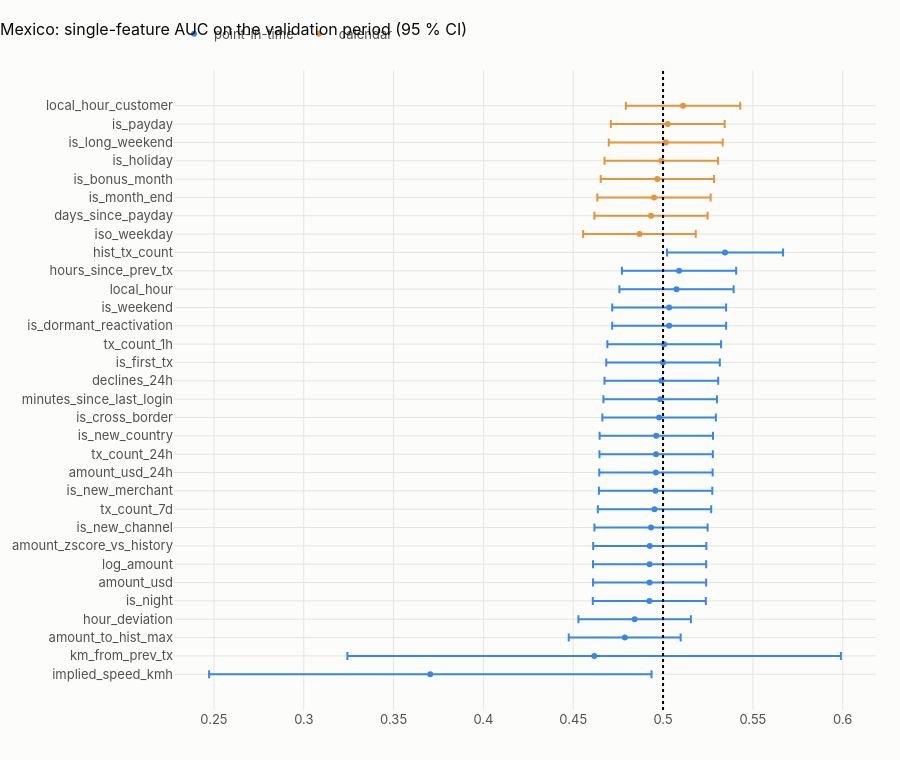

Write notebook code for a chart like this one.
### Markdown cell above
## 2 · Point-in-time features plus calendar features, each alone

### Code cell
val = pl.q("""
    select f.*, t.local_hour_customer, t.iso_weekday, t.is_holiday, t.is_long_weekend, t.is_payday,
           t.days_since_payday, t.is_month_end, t.is_bonus_month
    from {ml_fraud_valid} f join main.tx_local t using (transaction_id)""")
y = val["label_is_fraud"].astype(int).to_numpy() if len(val) else np.array([], dtype=int)
CAL = [
    "local_hour_customer",
    "iso_weekday",
    "is_holiday",
    "is_long_weekend",
    "is_payday",
    "days_since_payday",
    "is_month_end",
    "is_bonus_month",
]
rows = []
for c in val.columns:
    if c == "label_is_fraud" or not (
        pd.api.types.is_numeric_dtype(val[c]) or pd.api.types.is_bool_dtype(val[c])
    ):
        continue
    x = val[c].astype(float).to_numpy()
    m = ~np.isnan(x)
    npos, nneg = int(y[m].sum()), int((1 - y[m]).sum())
    if npos < 5 or np.unique(x[m]).size < 2:
        continue
    a = roc_auc_score(y[m], x[m])
    se = country.hanley_mcneil(a, npos, nneg)
    rows.append(
        {
            "feature": c,
            "kind": "calendar" if c in CAL else "point-in-time",
            "auc": round(a, 4),
            "ci_low": round(a - 1.96 * se, 4),
            "ci_high": round(a + 1.96 * se, 4),
            "frauds": npos,
        }
    )
auc = pd.DataFrame(
    rows, columns=["feature", "kind", "auc", "ci_low", "ci_high", "frauds"]
).sort_values("auc")
fig = go.Figure()
for kind, color in (("point-in-time", "#3987e5"), ("calendar", "#e6943b")):
    d = auc[auc.kind == kind]
    fig.add_trace(
        go.Scatter(
            x=d.auc,
            y=d.feature,
            mode="markers",
            name=kind,
            marker=dict(color=color),
            error_x=dict(
                type="data", symmetric=False, array=d.ci_high - d.auc, arrayminus=d.auc - d.ci_low
            ),
        )
    )
fig.add_vline(x=0.5, line_dash="dot")
fig.update_layout(
    title=f"{CTRY.title}: single-feature AUC on the validation period (95 % CI)",
    height=760,
    yaxis_title=None,
)
fig.show()
show(auc.sort_values("auc", ascending=False), paging=False)
signal = auc[(auc.ci_low > 0.5) | (auc.ci_high < 0.5)]
display(
    Markdown(
        f"**{len(signal)} of {len(auc)} features have an interval that excludes 0.5 in {CTRY.name}.** "
        + (
            "Nothing to test: the validation period has no frauds."
            if not len(auc)
            else "None does: the fraud label carries no behavioural or calendar signal here either."
            if not len(signal)
            else "Those with an interval excluding 0.5: "
            + ", ".join(signal.feature)
            + ". With this many features tested, about one in twenty would cross by chance at 95 %: treat isolated crossings "
            "as noise unless notebook 14's multivariate out-of-time test confirms them."
        )
    )
)

### Figure 1 — Plotly figure (JSON) as saved in the notebook; plotly's stock layout.template omitted (floating-point values rounded to 4 significant figures)
{"data": [{"error_x": {"array": [0.1232, 0.1373, 0.0311, 0.0313, 0.0314, 0.0315, 0.0315, 0.0315, 0.0315, 0.0316, 0.0316, 0.0316, 0.0316, 0.0316, 0.0316, 0.0316, 0.0316, 0.0316, 0.0317, 0.0317, 0.0317, 0.0318, 0.0318, 0.0323], "arrayminus": [0.1231, 0.1374, 0.0312, 0.0313, 0.0315, 0.0315, 0.0315, 0.0315, 0.0315, 0.0315, 0.0315, 0.0315, 0.0315, 0.0315, 0.0316, 0.0316, 0.0317, 0.0316, 0.0316, 0.0317, 0.0317, 0.0318, 0.0318, 0.0323], "symmetric": false, "type": "data"}, "marker": {"color": "#3987e5"}, "mode": "markers", "name": "point-in-time", "type": "scatter", "x": [0.3704, 0.4617, 0.4787, 0.4842, 0.4924, 0.4925, 0.4925, 0.4926, 0.4933, 0.4952, 0.4958, 0.496, 0.4961, 0.4962, 0.4978, 0.4984, 0.4991, 0.5, 0.5006, 0.5034, 0.5034, 0.5075, 0.5089, 0.5345], "y": ["implied_speed_kmh", "km_from_prev_tx", "amount_to_hist_max", "hour_deviation", "is_night", "amount_usd", "log_amount", "amount_zscore_vs_history", "is_new_channel", "tx_count_7d", "is_new_merchant", "amount_usd_24h", "tx_count_24h", "is_new_country", "is_cross_border", "minutes_since_last_login", "declines_24h", "is_first_tx", "tx_count_1h", "is_dormant_reactivation", "is_weekend", "local_hour", "hours_since_prev_tx", "hist_tx_count"]}, {"error_x": {"array": [0.0313, 0.0315, 0.0315, 0.0316, 0.0316, 0.0317, 0.0317, 0.0319], "arrayminus": [0.0314, 0.0315, 0.0316, 0.0315, 0.0316, 0.0317, 0.0317, 0.0318], "symmetric": false, "type": "data"}, "marker": {"color": "#e6943b"}, "mode": "markers", "name": "calendar", "type": "scatter", "x": [0.4869, 0.4933, 0.495, 0.4968, 0.499, 0.5015, 0.5026, 0.5111], "y": ["iso_weekday", "days_since_payday", "is_month_end", "is_bonus_month", "is_holiday", "is_long_weekend", "is_payday", "local_hour_customer"]}], "layout": {"height": 760, "shapes": [{"line": {"dash": "dot"}, "type": "line", "x0": 0.5, "x1": 0.5, "xref": "x", "y0": 0, "y1": 1, "yref": "y domain"}], "title": {"text": "Mexico: single-feature AUC on the validation period (95 % CI)"}, "yaxis": {"title": {}}}}
